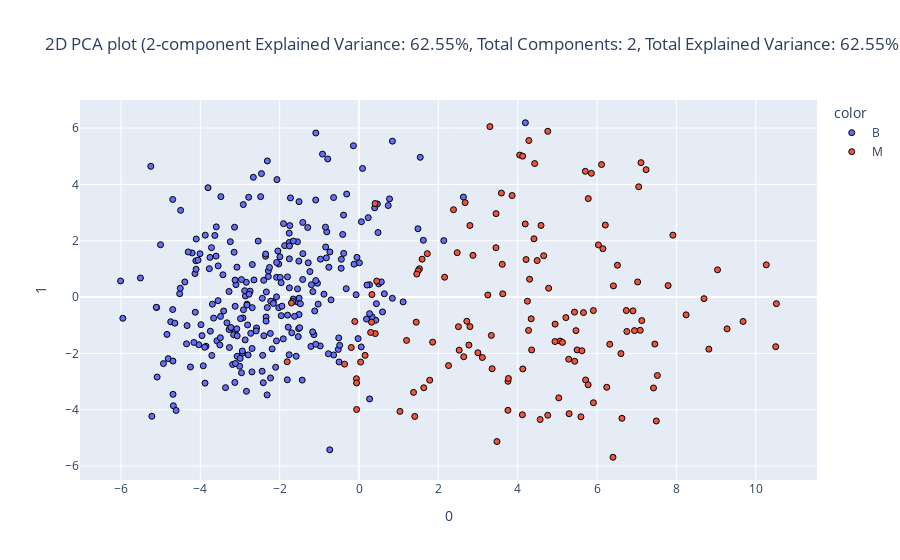

The notebook cell saved with this chart:
### Code cell
encoded_train_df, pca2d_train_df, encoded_test_df, pca2d_test_df = eda.dimensionality_reduction(train_df, test_df, identifier=id_features, categorical=categorical_features, continuous=continuous_features, target="Diagnosis", method="pca", plot_type="2d", components=2)

### Figure 1 — Plotly figure (JSON) as saved in the notebook; plotly's stock layout.template omitted (floating-point values rounded to 4 significant figures; data arrays with more than 128 entries replaced by an {"elided": "..."} marker saying what was removed)
{"data": [{"hovertemplate": "color=B<br>0=%{x}<br>1=%{y}<extra></extra>", "legendgroup": "B", "marker": {"color": "#636efa", "line": {"color": "Black", "width": 1}, "opacity": 1, "symbol": "circle"}, "mode": "markers", "name": "B", "orientation": "v", "showlegend": true, "type": "scatter", "x": {"elided": "271 float values"}, "xaxis": "x", "y": {"elided": "271 float values"}, "yaxis": "y"}, {"hovertemplate": "color=M<br>0=%{x}<br>1=%{y}<extra></extra>", "legendgroup": "M", "marker": {"color": "#EF553B", "line": {"color": "Black", "width": 1}, "opacity": 1, "symbol": "circle"}, "mode": "markers", "name": "M", "orientation": "v", "showlegend": true, "type": "scatter", "x": {"elided": "137 float values"}, "xaxis": "x", "y": {"elided": "137 float values"}, "yaxis": "y"}], "layout": {"legend": {"title": {"text": "color"}, "tracegroupgap": 0}, "title": {"text": "2D PCA plot (2-component Explained Variance: 62.55%, Total Components: 2, Total Explained Variance: 62.55%)"}, "xaxis": {"anchor": "y", "domain": [0, 1], "title": {"text": "0"}}, "yaxis": {"anchor": "x", "domain": [0, 1], "title": {"text": "1"}}}}
